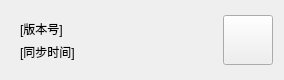
<?xml version="1.0" encoding="UTF-8"?>
<ui version="4.0">
 <class>buildListWidget</class>
 <widget class="CardWidget" name="buildListWidget">
  <property name="geometry">
   <rect>
    <x>0</x>
    <y>0</y>
    <width>284</width>
    <height>80</height>
   </rect>
  </property>
  <property name="sizePolicy">
   <sizepolicy hsizetype="Expanding" vsizetype="Fixed">
    <horstretch>0</horstretch>
    <verstretch>0</verstretch>
   </sizepolicy>
  </property>
  <property name="minimumSize">
   <size>
    <width>284</width>
    <height>80</height>
   </size>
  </property>
  <property name="maximumSize">
   <size>
    <width>16777215</width>
    <height>80</height>
   </size>
  </property>
  <property name="windowTitle">
   <string/>
  </property>
  <layout class="QHBoxLayout" name="horizontalLayout">
   <item>
    <widget class="QWidget" name="TextWidget" native="true">
     <layout class="QVBoxLayout" name="verticalLayout">
      <item>
       <widget class="StrongBodyLabel" name="buildVerLabel">
        <property name="text">
         <string>[版本号]</string>
        </property>
       </widget>
      </item>
      <item>
       <widget class="StrongBodyLabel" name="syncTimeLabel">
        <property name="text">
         <string>[同步时间]</string>
        </property>
       </widget>
      </item>
     </layout>
    </widget>
   </item>
   <item>
    <widget class="PrimaryToolButton" name="downloadBtn">
     <property name="minimumSize">
      <size>
       <width>50</width>
       <height>50</height>
      </size>
     </property>
     <property name="maximumSize">
      <size>
       <width>50</width>
       <height>50</height>
      </size>
     </property>
    </widget>
   </item>
  </layout>
 </widget>
 <customwidgets>
  <customwidget>
   <class>ToolButton</class>
   <extends>QToolButton</extends>
   <header>qfluentwidgets</header>
  </customwidget>
  <customwidget>
   <class>PrimaryToolButton</class>
   <extends>ToolButton</extends>
   <header>qfluentwidgets</header>
  </customwidget>
  <customwidget>
   <class>CardWidget</class>
   <extends>QFrame</extends>
   <header>qfluentwidgets</header>
   <container>1</container>
  </customwidget>
  <customwidget>
   <class>StrongBodyLabel</class>
   <extends>QLabel</extends>
   <header>qfluentwidgets</header>
  </customwidget>
 </customwidgets>
 <resources/>
 <connections/>
</ui>
